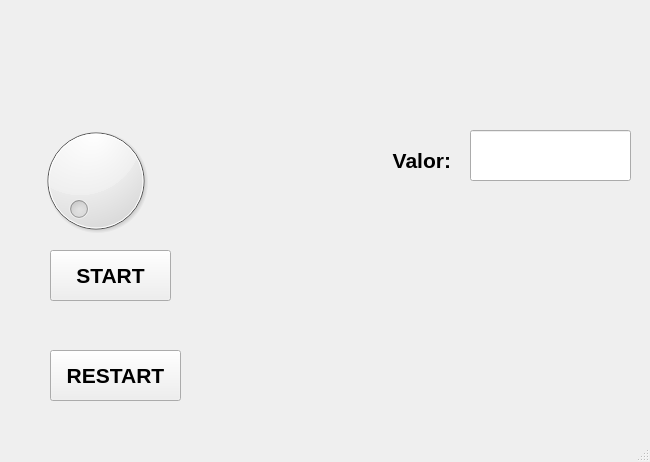
<?xml version="1.0" encoding="UTF-8"?>
<ui version="4.0">
 <class>MainWindow</class>
 <widget class="QMainWindow" name="MainWindow">
  <property name="geometry">
   <rect>
    <x>0</x>
    <y>0</y>
    <width>650</width>
    <height>462</height>
   </rect>
  </property>
  <property name="windowTitle">
   <string>MainWindow</string>
  </property>
  <widget class="QWidget" name="centralwidget">
   <widget class="QLabel" name="label">
    <property name="geometry">
     <rect>
      <x>100</x>
      <y>20</y>
      <width>451</width>
      <height>81</height>
     </rect>
    </property>
    <property name="text">
     <string/>
    </property>
    <property name="pixmap">
     <pixmap resource="../ProgramasClase_PIP_4/PIP_UNIDAD_2_2021_3/recursos_proyecto.qrc">:/uat/Imagenes/uat.png.opdownload</pixmap>
    </property>
    <property name="scaledContents">
     <bool>true</bool>
    </property>
   </widget>
   <widget class="QLabel" name="label_3">
    <property name="geometry">
     <rect>
      <x>450</x>
      <y>310</y>
      <width>131</width>
      <height>71</height>
     </rect>
    </property>
    <property name="text">
     <string/>
    </property>
    <property name="pixmap">
     <pixmap resource="../ProgramasClase_PIP_4/PIP_UNIDAD_2_2021_3/recursos_proyecto.qrc">:/logo/Imagenes/MicrosoftTeams-image.png</pixmap>
    </property>
    <property name="scaledContents">
     <bool>true</bool>
    </property>
   </widget>
   <widget class="QDial" name="dial">
    <property name="geometry">
     <rect>
      <x>20</x>
      <y>120</y>
      <width>151</width>
      <height>121</height>
     </rect>
    </property>
   </widget>
   <widget class="QLabel" name="label_2">
    <property name="geometry">
     <rect>
      <x>330</x>
      <y>140</y>
      <width>121</width>
      <height>41</height>
     </rect>
    </property>
    <property name="font">
     <font>
      <pointsize>16</pointsize>
      <weight>75</weight>
      <bold>true</bold>
     </font>
    </property>
    <property name="text">
     <string>Valor:</string>
    </property>
    <property name="alignment">
     <set>Qt::AlignRight|Qt::AlignTrailing|Qt::AlignVCenter</set>
    </property>
   </widget>
   <widget class="QLineEdit" name="txt_valor">
    <property name="geometry">
     <rect>
      <x>470</x>
      <y>130</y>
      <width>161</width>
      <height>51</height>
     </rect>
    </property>
    <property name="font">
     <font>
      <pointsize>16</pointsize>
      <weight>75</weight>
      <bold>true</bold>
     </font>
    </property>
    <property name="alignment">
     <set>Qt::AlignCenter</set>
    </property>
   </widget>
   <widget class="QLabel" name="txt_img">
    <property name="geometry">
     <rect>
      <x>220</x>
      <y>200</y>
      <width>231</width>
      <height>161</height>
     </rect>
    </property>
    <property name="text">
     <string/>
    </property>
    <property name="pixmap">
     <pixmap resource="../ProgramasClase_PIP_4/PIP_UNIDAD_2_2021_3/recursos_proyecto.qrc">:/images/Imagenes/dassf.jpg</pixmap>
    </property>
    <property name="scaledContents">
     <bool>true</bool>
    </property>
   </widget>
   <widget class="QPushButton" name="pushButton">
    <property name="geometry">
     <rect>
      <x>-270</x>
      <y>120</y>
      <width>75</width>
      <height>23</height>
     </rect>
    </property>
    <property name="text">
     <string>PushButton</string>
    </property>
   </widget>
   <widget class="QPushButton" name="btn_iniciar">
    <property name="geometry">
     <rect>
      <x>50</x>
      <y>250</y>
      <width>121</width>
      <height>51</height>
     </rect>
    </property>
    <property name="font">
     <font>
      <pointsize>16</pointsize>
      <weight>75</weight>
      <bold>true</bold>
     </font>
    </property>
    <property name="text">
     <string>START</string>
    </property>
   </widget>
   <widget class="QPushButton" name="btn_reiniciar">
    <property name="geometry">
     <rect>
      <x>50</x>
      <y>350</y>
      <width>131</width>
      <height>51</height>
     </rect>
    </property>
    <property name="font">
     <font>
      <pointsize>16</pointsize>
      <weight>75</weight>
      <bold>true</bold>
     </font>
    </property>
    <property name="text">
     <string>RESTART</string>
    </property>
   </widget>
  </widget>
  <widget class="QMenuBar" name="menubar">
   <property name="geometry">
    <rect>
     <x>0</x>
     <y>0</y>
     <width>650</width>
     <height>22</height>
    </rect>
   </property>
  </widget>
  <widget class="QStatusBar" name="statusbar"/>
 </widget>
 <resources>
  <include location="../ProgramasClase_PIP_4/PIP_UNIDAD_2_2021_3/recursos_proyecto.qrc"/>
 </resources>
 <connections/>
</ui>
